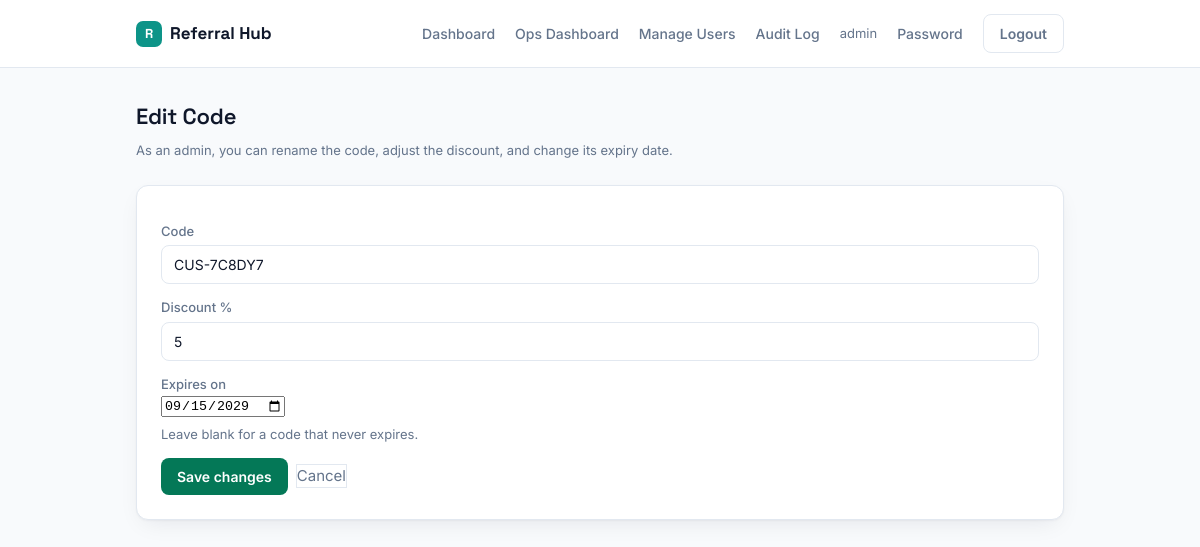
The page /dashboard/edit/33/ (signed in) on the database its author committed.
### referrals/models.py (models this page shows, shortened)
class ReferralCode(models.Model):
    code = models.CharField(max_length=30, unique=True)
    code_type = models.CharField(max_length=10, choices=CODE_TYPE_CHOICES)
    requested_by = models.ForeignKey(settings.AUTH_USER_MODEL, on_delete=models.CASCADE, related_name="referral_codes")
    owner_name = models.CharField(max_length=150, blank=True)
    owner_email = models.EmailField(blank=True)
    product = models.CharField(max_length=20, choices=PRODUCT_CHOICES)
    discount_percent = models.PositiveIntegerField(default=DEFAULT_CUSTOMER_DISCOUNT)
    approval_status = models.CharField(max_length=10, choices=APPROVAL_STATUS_CHOICES, default="pending")
    origin_system = models.CharField(max_length=10, choices=ORIGIN_SYSTEM_CHOICES, default="hub")
    active = models.BooleanField(default=True)
    deactivated_at = models.DateTimeField(null=True, blank=True)
    deactivated_by = models.ForeignKey(
        settings.AUTH_USER_MODEL, null=True, blank=True, on_delete=models.SET_NULL, related_name="deactivated_codes"
    )
    approved_by = models.ForeignKey(settings.AUTH_USER_MODEL, null=True, blank=True, on_delete=models.SET_NULL, related_name="approved_codes")
    approved_at = models.DateTimeField(null=True, blank=True)
    created_at = models.DateTimeField(auto_now_add=True)
    expires_at = models.DateTimeField(
        null=True, blank=True, default=default_expiry,
        help_text="Coupon stops being redeemable after this date. Defaults to 3 years "
                   "from approval; admins can extend or shorten it.",
    )
    wix_coupon_id = models.CharField(max_length=100, blank=True, default="")
    wix_sync_status = models.CharField(max_length=15, choices=WIX_SYNC_STATUS_CHOICES, default="not_applicable")
    wix_sync_error = models.TextField(blank=True, default="")
    wix_last_synced_at = models.DateTimeField(null=True, blank=True)
    class Meta:
        ordering = ["-created_at"]

### referrals/views.py (the view)
# urls.py: path("dashboard/edit/<int:code_id>/", views.edit_code, name="edit_code"),
@login_required
def edit_code(request, code_id):
    code = get_object_or_404(ReferralCode, id=code_id)
    is_owner = code.requested_by_id == request.user.id
    editable = code.approval_status != "approved" or code.active  # blocks edits on deactivated codes
    if not editable:
        raise PermissionDenied("This code is deactivated and can no longer be edited. Request a new code instead.")
    if not (request.user.is_staff or (is_owner and code.approval_status == "pending")):
        raise PermissionDenied("You cannot edit this code.")
    if request.method == "POST":
        form = EditCodeForm(
            request.POST,
            instance=code,
            allow_code_edit=request.user.is_staff,
            initial={"code": code.code, "discount_percent": code.discount_percent, "expires_at": code.expires_at},
        )
        if form.is_valid():
            old_code, old_discount, old_expiry = code.code, code.discount_percent, code.expires_at
            code.code = form.cleaned_data["code"]
            code.discount_percent = form.cleaned_data["discount_percent"]
            code.expires_at = form.cleaned_data["expires_at"]
            code.save()
            changes = []
            if old_code != code.code:
                changes.append(f"code {mask_code(old_code)} to {mask_code(code.code)}")
            if old_discount != code.discount_percent:
                changes.append(f"discount {old_discount}% to {code.discount_percent}%")
            if old_expiry != code.expires_at:
                changes.append(f"expiry {_fmt_date(old_expiry)} to {_fmt_date(code.expires_at)}")
            _log("edited", code, request.user, "; ".join(changes) if changes else "No changes")
            if (old_code != code.code or old_discount != code.discount_percent) \
                    and code.wix_sync_status == "synced" and wix_sync.should_sync(code):
                success, error = wix_sync.disable_coupon(code)  # retire the old coupon...
                if success:
                    _sync_approved_code_to_wix(code, request.user)  # ...and create a fresh one
                else:
                    code.wix_sync_status = "failed"
                    code.wix_sync_error = error or "Unknown error"
                    code.save(update_fields=["wix_sync_status", "wix_sync_error"])
                    _log("wix_sync_failed", code, request.user, f"Update after edit failed: {error}")
            messages.success(request, "Code updated.")
            return redirect("user_dashboard")
    else:
        form = EditCodeForm(
            initial={"code": code.code, "discount_percent": code.discount_percent, "expires_at": code.expires_at},
            instance=code,
            allow_code_edit=request.user.is_staff,
        )
    return render(request, "referrals/edit_code.html", {"code": code, "form": form, "is_ops": _in_group(request.user, "Ops")})

### referrals/forms.py (shortened to what this page needs)
class EditCodeForm(forms.Form):
    code = forms.CharField(max_length=30)
    discount_percent = forms.IntegerField(min_value=0, max_value=100)
    expires_at = forms.DateField(
        required=False,
        widget=forms.DateInput(attrs={"type": "date"}),
        help_text="Leave blank for a code that never expires.",
    )
    def __init__(self, *args, instance=None, allow_code_edit=False, **kwargs):
        self.instance = instance
        self.allow_code_edit = allow_code_edit
        super().__init__(*args, **kwargs)
        if not allow_code_edit:
            self.fields["code"].disabled = True
            self.fields["expires_at"].disabled = True

### referrals/views.py (called while the page is built)
def _in_group(user, group_name):
    return user.is_staff or user.groups.filter(name=group_name).exists()

### referrals/templates/referrals/edit_code.html (shortened to what this page needs)
{% extends "referrals/base.html" %}
{% block body %}
<div class="page">
  <h1>Edit Code</h1>
  <p class="subtext" style="margin-bottom:24px">
    {% if request.user.is_staff %}
      As an admin, you can rename the code, adjust the discount, and change its expiry date.
    {% else %}
      You can adjust the discount while this code is still pending. Once approved, only an admin can make changes.
    {% endif %}
  </p>
  <div class="card">
    <form method="post" class="form-stack">
      <div class="form-row">
        <label for="{{ form.code.id_for_label }}">Code</label>
        {{ form.code }}
      </div>
      <div class="form-row">
        <label for="{{ form.discount_percent.id_for_label }}">Discount %</label>
        {{ form.discount_percent }}
      </div>
      <div class="form-row">
        <label for="{{ form.expires_at.id_for_label }}">Expires on</label>
        {{ form.expires_at }}
        {% if form.expires_at.help_text %}<p class="subtext">{{ form.expires_at.help_text }}</p>{% endif %}
      </div>
      <div class="btn-row">
        <button type="submit" class="btn-approve">Save changes</button>
        <a href="{% url 'user_dashboard' %}" class="btn-ghost">Cancel</a>
      </div>
    </form>
  </div>
</div>
{% endblock %}

### referrals/templates/referrals/base.html (shortened to what this page needs)
{% load static %}<!DOCTYPE html>
<html lang="en">
<head>
<link rel="stylesheet" href="{% static 'referrals/css/main.css' %}">
</head>
<body>
{% if request.user.is_authenticated %}
<nav class="nav">
  <div class="nav-inner">
    <div class="brand"><span class="brand-mark">R</span> Referral Hub</div>
    <div class="nav-links">
      {% if not is_ops or request.user.is_staff %}<a href="{% url 'user_dashboard' %}">Dashboard</a>{% endif %}
      {% if is_ops or request.user.is_staff %}<a href="{% url 'ops_dashboard' %}">Ops Dashboard</a>{% endif %}
      {% if request.user.is_staff %}<a href="{% url 'manage_users' %}">Manage Users</a>{% endif %}
      {% if request.user.is_staff %}<a href="{% url 'audit_log' %}">Audit Log</a>{% endif %}
      <span class="nav-user">{{ request.user.username }}</span>
      <a href="{% url 'change_password' %}">Password</a>
      <form action="{% url 'logout' %}" method="post" class="inline-form">{% csrf_token %}<button type="submit" class="btn-ghost">Logout</button></form>
    </div>
  </div>
</nav>
{% endif %}
{% block body %}{% endblock %}
</body>
</html>

### referrals/static/referrals/css/main.css (style rules this page uses)
:root { --bg: #F8FAFC; --surface: #FFFFFF; --surface-alt: #F1F5F9; --border: #E2E8F0; --ink: #0F172A; --ink-muted: #64748B; --primary: #0D9488; --primary-dark: #0F766E; --primary-soft: #CCFBF1; --amber: #B45309; --amber-soft: #FEF3C7; --emerald: #047857; --emerald-soft: #D1FAE5; --rose: #BE123C; --rose-soft: #FFE4E6; --radius: 12px; --radius-sm: 8px; --shadow: 0 1px 2px rgba(15,23,42,.04), 0 8px 24px -8px rgba(15,23,42,.10); }
* { box-sizing: border-box; }
body { margin: 0; background: var(--bg); color: var(--ink); font-family: 'Inter', -apple-system, sans-serif; font-size: 15px; line-height: 1.5; -webkit-font-smoothing: antialiased; }
h1, h2, h3 { font-family: 'Space Grotesk', 'Inter', sans-serif; font-weight: 600; letter-spacing: -0.01em; margin: 0 0 4px; }
h1 { font-size: 22px; }
a { color: var(--primary-dark); text-decoration: none; }
.nav { background: var(--surface); border-bottom: 1px solid var(--border); position: sticky; top: 0; z-index: 10; }
.nav-inner { max-width: 960px; margin: 0 auto; padding: 14px 24px; display: flex; align-items: center; justify-content: space-between; }
.brand { display: flex; align-items: center; gap: 8px; font-family: 'Space Grotesk', sans-serif; font-weight: 700; font-size: 17px; color: var(--ink); }
.brand-mark { width: 26px; height: 26px; border-radius: 7px; background: var(--primary); color: #fff; display: grid; place-items: center; font-size: 13px; font-weight: 700; flex-shrink: 0; }
.nav-links { display: flex; align-items: center; gap: 20px; font-size: 14px; }
.nav-links a { color: var(--ink-muted); font-weight: 500; }
.nav-user { color: var(--ink-muted); font-size: 13px; }
.page { max-width: 960px; margin: 0 auto; padding: 32px 24px 64px; }
.card { background: var(--surface); border: 1px solid var(--border); border-radius: var(--radius); box-shadow: var(--shadow); padding: 24px; margin-bottom: 24px; }
.subtext { color: var(--ink-muted); font-size: 13px; margin-top: 8px; }
input[type=text], input[type=email], input[type=password], input[type=number], select { width: 100%; padding: 10px 12px; margin: 4px 0 2px; border: 1px solid var(--border); border-radius: var(--radius-sm); background: var(--surface); color: var(--ink); font-size: 14px; font-family: inherit; }
label { font-size: 13px; font-weight: 500; color: var(--ink-muted); display: block; margin-top: 12px; }
button, .btn { display: inline-flex; align-items: center; justify-content: center; gap: 6px; padding: 10px 16px; border-radius: var(--radius-sm); border: 0; font-size: 14px; font-weight: 600; font-family: inherit; cursor: pointer; background: var(--primary); color: #fff; transition: background .15s ease; }
.btn-ghost { background: transparent; color: var(--ink-muted); border: 1px solid var(--border); }
.btn-approve { background: var(--emerald); }
.btn-row { display: flex; gap: 8px; align-items: center; flex-wrap: wrap; }
.inline-form { display: inline-block; }
.nav-inner, .page { padding-left: 16px; padding-right: 16px; }

### rows shown on the page
ReferralCode: code "CUS-7C8DY7", discount_percent "5", expires_at "09/15/2029"

### other values the page prints
{{ request.user.username }} "admin"
